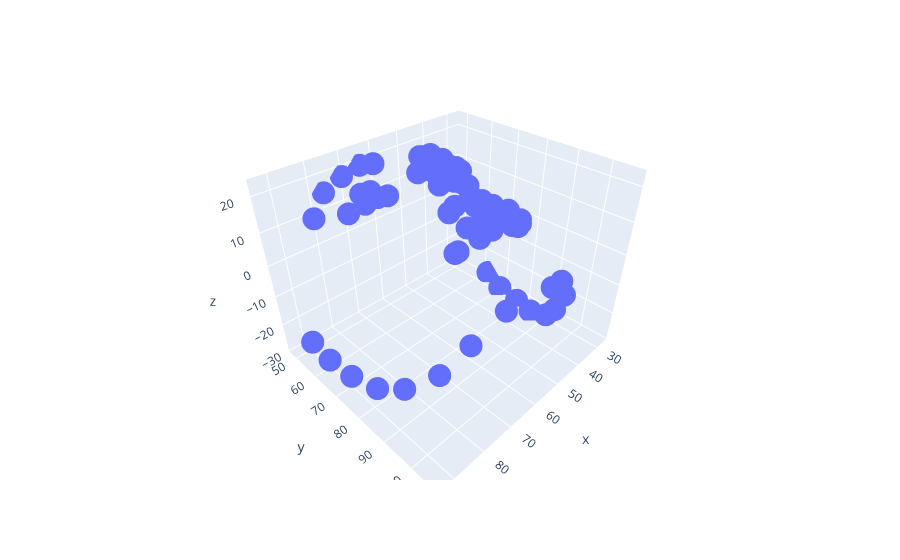

Notebook code cell kept with this figure:
### Code cell
fa = face_alignment.FaceAlignment(face_alignment.LandmarksType._3D, flip_input=False, device='cpu')
input = read('Hema.JPG', 1)
preds = fa.get_landmarks(input)[0]
import pandas as pd
df = pd.DataFrame(preds)
df.columns = ['x','y','z']
import plotly.express as px
fig = px.scatter_3d(df, x = 'x', y = 'y', z = 'z')
fig.show()

### Figure 1 — Plotly figure (JSON) as saved in the notebook; plotly's stock layout.template omitted (floating-point values rounded to 4 significant figures)
{"data": [{"hovertemplate": "x=%{x}<br>y=%{y}<br>z=%{z}<extra></extra>", "legendgroup": "", "marker": {"color": "#636efa", "symbol": "circle"}, "mode": "markers", "name": "", "scene": "scene", "showlegend": false, "type": "scatter3d", "x": [27, 30, 31, 33, 35, 39, 42, 48, 57, 68, 76, 82, 87, 90, 92, 93, 93, 30, 32, 37, 41, 46, 62, 65, 71, 77, 82, 54, 54, 54, 54, 49, 52, 55, 59, 61, 35, 38, 42, 46, 42, 39, 64, 68, 71, 76, 72, 68, 46, 48, 53, 55, 57, 63, 68, 63, 60, 55, 52, 48, 46, 52, 55, 59, 67, 59, 55, 52], "y": [63, 71, 79, 86, 93, 98, 102, 104, 107, 103, 100, 96, 89, 82, 74, 66, 58, 54, 52, 51, 50, 51, 50, 48, 48, 48, 50, 59, 65, 71, 75, 78, 79, 79, 78, 78, 60, 59, 58, 59, 61, 61, 58, 56, 56, 57, 59, 59, 88, 86, 85, 85, 83, 86, 87, 90, 91, 93, 93, 90, 88, 88, 87, 87, 87, 88, 88, 88], "z": [-27.68, -28.37, -28.73, -27.93, -24.12, -16.82, -7.749, 0.9689, 5.485, 2.686, -4.401, -12.42, -18.68, -21.61, -21.82, -21.04, -19.99, 3.82, 9.531, 13.44, 15.87, 17.0, 19.37, 19.23, 17.92, 15.31, 10.42, 17.04, 19.46, 22.75, 22.72, 13.83, 15.33, 16.31, 15.91, 14.88, 7.058, 10.97, 11.73, 10.69, 11.21, 9.812, 13.37, 15.31, 15.63, 12.25, 14.24, 14.66, 8.954, 13.68, 16.57, 17.16, 17.09, 14.78, 10.47, 13.7, 15.01, 14.99, 14.33, 12.55, 9.25, 14.56, 15.51, 15.08, 10.49, 15.03, 15.04, 14.47]}], "layout": {"legend": {"tracegroupgap": 0}, "margin": {"t": 60}, "scene": {"domain": {"x": [0, 1], "y": [0, 1]}, "xaxis": {"title": {"text": "x"}}, "yaxis": {"title": {"text": "y"}}, "zaxis": {"title": {"text": "z"}}}}}
